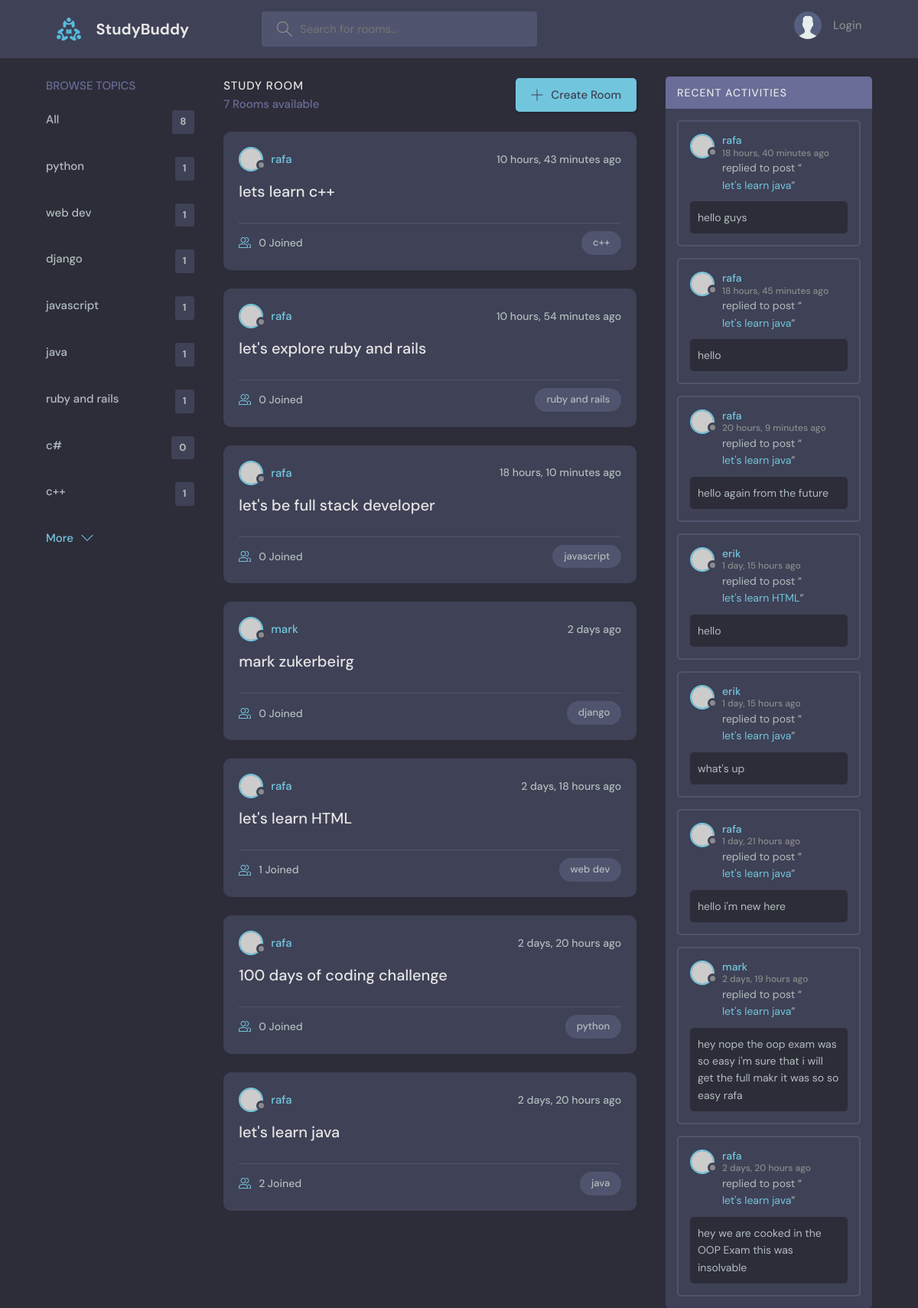
The page / on the database its author committed.
### base/models.py (models this page shows, shortened)
class Topic(models.Model):
    name=models.CharField(max_length=200)

class Room(models.Model):
    host=models.ForeignKey(User,on_delete=models.SET_NULL,null=True)
    name=models.CharField(max_length=200)
    topic=models.ForeignKey(Topic,on_delete=models.SET_NULL,null=True)
    participants=models.ManyToManyField(User,related_name='participants',blank=True)
    description=models.TextField(null=True,blank=True)
    updated=models.DateTimeField(auto_now=True)
    created=models.DateTimeField(auto_now_add=True)
    class Meta:
        ordering=['-updated','-created']

class Message(models.Model):
    room=models.ForeignKey(Room,on_delete=models.CASCADE)
    body=models.TextField()
    user=models.ForeignKey(User,on_delete=models.CASCADE)
    updated=models.DateTimeField(auto_now=True)
    created=models.DateTimeField(auto_now_add=True)

### base/views.py (the view)
# urls.py: path('',views.home,name='home'),
def home(request):
    q=request.GET.get('q') if request.GET.get('q') !=None else ''
    rooms=Room.objects.filter(Q(topic__name__icontains=q) |Q(name__icontains=q)|Q(description__icontains=q))
    topics=Topic.objects.all()
    room_messages=Message.objects.all().order_by('-created').filter(Q(room__topic__name__icontains=q))
    room_count=rooms.count()
    context={'rooms':rooms,'topics':topics,'room_count':room_count,'room_messages':room_messages}
    return render(request,'base/home.html',context);

### base/templates/base/home.html (shortened to what this page needs)
{% extends "main.html" %}
   {% block content %}
    <main class="layout layout--3">
      <div class="container">
        {%include 'base/topics_component.html'%}
        <div class="roomList">
          <div class="roomList__header">
            <div>
              <h2>Study Room</h2>
              <p>{{room_count}} Rooms available</p>
            </div>
        <a class="btn btn--main" href="{% url 'create-room' %}">
              <svg version="1.1" xmlns="http://www.w3.org/2000/svg" width="32" height="32" viewBox="0 0 32 32">
                <title>add</title>
                <path
                  d="M16.943 0.943h-1.885v14.115h-14.115v1.885h14.115v14.115h1.885v-14.115h14.115v-1.885h-14.115v-14.115z"
                ></path>
              </svg>
              Create Room
            </a>
          </div>
          {%include 'base/feed_component.html'%}
        </div>
        <div class="activities">
          <div class="activities__header">
            <h2>Recent Activities</h2>
          </div>
          {%include 'base/activity_component.html'%}
        </div>
      </div>
    </main>
{% endblock content %}

### base/templates/base/topics_component.html
<div class="topics">
          <div class="topics__header">
            <h2>Browse Topics</h2>
          </div>
          <ul class="topics__list">
            <li><a href="{% url 'home' %}">All <span>{{topics.count}}</span></a> </li>
        {% for topic in topics%}
        <li>
            <a href="{% url 'home' %}?q={{topic.name}}">{{topic.name}} <span>{{topic.room_set.all.count}}</span></a>
        </li>
        {% endfor%}
          </ul>
          <a class="btn btn--link" href="topics.html">
            More
            <svg version="1.1" xmlns="http://www.w3.org/2000/svg" width="32" height="32" viewBox="0 0 32 32">
              <title>chevron-down</title>
              <path d="M16 21l-13-13h-3l16 16 16-16h-3l-13 13z"></path>
            </svg>
          </a>
        </div>

### base/templates/base/feed_component.html (shortened to what this page needs)
{% for room in rooms %}
 <div class="roomListRoom">
            <div class="roomListRoom__header">
              <a href="{%url 'userprofile' room.host.id %}" class="roomListRoom__author">
                <div class="avatar avatar--small">
                  <img src="https://randomuser.me/api/portraits/men/11.jpg" />
                </div>
                <span>{{room.host.username}}</span>
              </a>
              <div class="roomListRoom__actions">
                <span>{{room.created|timesince}} ago</span>
              </div>
            </div>
            <div class="roomListRoom__content">
              <a href="{%url 'room' room.id %}">{{ room.name }}</a>
            </div>
            <div class="roomListRoom__meta">
              <a href="{%url 'room' room.id %}" class="roomListRoom__joined">
                {{room.participants.all.count}} Joined
              </a>
              <p class="roomListRoom__topic">{{room.topic.name}}</p>
            </div>
          </div>
            {% endfor %}

### base/templates/base/activity_component.html (shortened to what this page needs)
{%for message in room_messages%}
<div class="activities__box">
            <div class="activities__boxHeader roomListRoom__header">
              <a href="{%url 'userprofile' message.user.id %}" class="roomListRoom__author">
                <div class="avatar avatar--small">
                  <img src="https://randomuser.me/api/portraits/men/11.jpg" />
                </div>
                <p>
                  {{message.user.username}}
                 <span>{{message.created|timesince}} ago</span>
                </p>
              </a>
            </div>
            <div class="activities__boxContent">
              <p>replied to post “<a href="{%url 'room' message.room.id %}">{{message.room.name}}</a>”</p>
              <div class="activities__boxRoomContent">
                {{message.body}}
              </div>
            </div>
          </div>
          {% endfor %}

### rows shown on the page
Topic: name "python", room_set.all.count "1"
Topic: name "web dev", room_set.all.count "1"
Topic: name "django", room_set.all.count "1"
Topic: name "javascript", room_set.all.count "1"
Topic: name "java", room_set.all.count "1"
Topic: name "ruby and rails", room_set.all.count "1"
Topic: name "c#", room_set.all.count "0"
Topic: name "c++", room_set.all.count "1"
Room: host.username "rafa", created "10 hours, 43 minutes", name "lets learn c++", participants.all.count "0", topic.name "c++"
Room: host.username "rafa", created "10 hours, 54 minutes", name "let's explore ruby and rails", participants.all.count "0", topic.name "ruby and rails"
Room: host.username "rafa", created "18 hours, 10 minutes", name "let's be full stack developer", participants.all.count "0", topic.name "javascript"
Room: host.username "mark", created "2 days", name "mark zukerbeirg", participants.all.count "0", topic.name "django"
Room: host.username "rafa", created "2 days, 18 hours", name "let's learn HTML", participants.all.count "1", topic.name "web dev"
Room: host.username "rafa", created "2 days, 20 hours", name "100 days of coding challenge", participants.all.count "0", topic.name "python"
Room: host.username "rafa", created "2 days, 20 hours", name "let's learn java", participants.all.count "2", topic.name "java"
Message: user.username "rafa", created "18 hours, 40 minutes", room.name "let's learn java", body "hello guys"
Message: user.username "rafa", created "18 hours, 45 minutes", room.name "let's learn java", body "hello"
Message: user.username "rafa", created "20 hours, 9 minutes", room.name "let's learn java", body "hello again from the future"
Message: user.username "erik", created "1 day, 15 hours", room.name "let's learn HTML", body "hello"
Message: user.username "erik", created "1 day, 15 hours", room.name "let's learn java", body "what's up"
Message: user.username "rafa", created "1 day, 21 hours", room.name "let's learn java", body "hello i'm new here"
Message: user.username "mark", created "2 days, 19 hours", room.name "let's learn java", body "hey nope the oop exam was so easy i'm sure that i will get the full makr it was so so easy rafa"
Message: user.username "rafa", created "2 days, 20 hours", room.name "let's learn java", body "hey we are cooked in the OOP Exam this was insolvable"

### other values the page prints
{{ topics.count }} "8"
{{ room_count }} "7"
